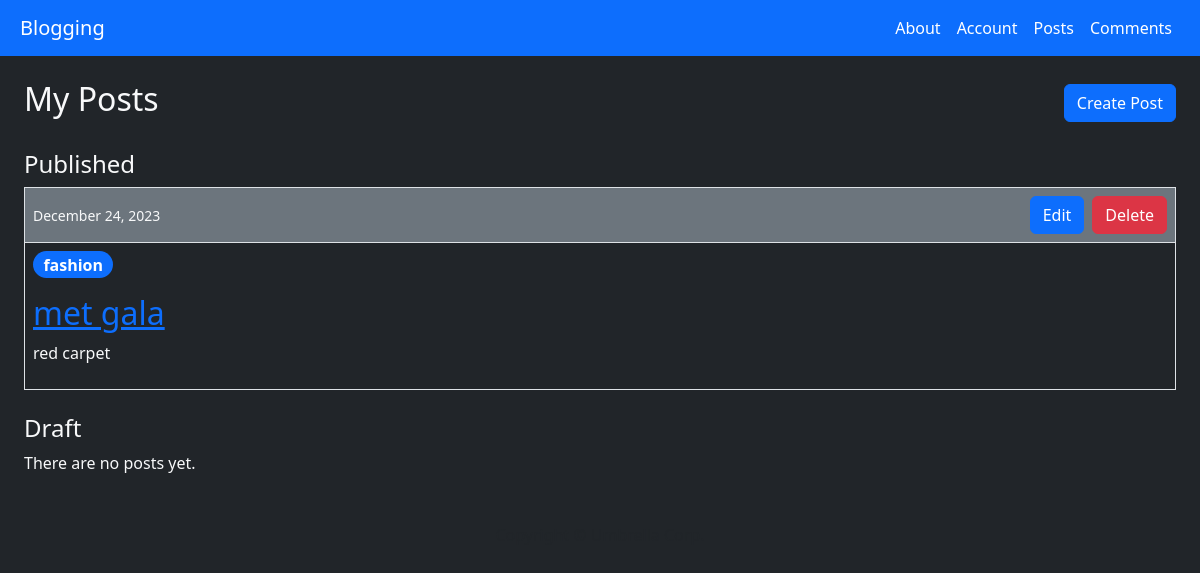
The app's page /posts (signed in), older data.
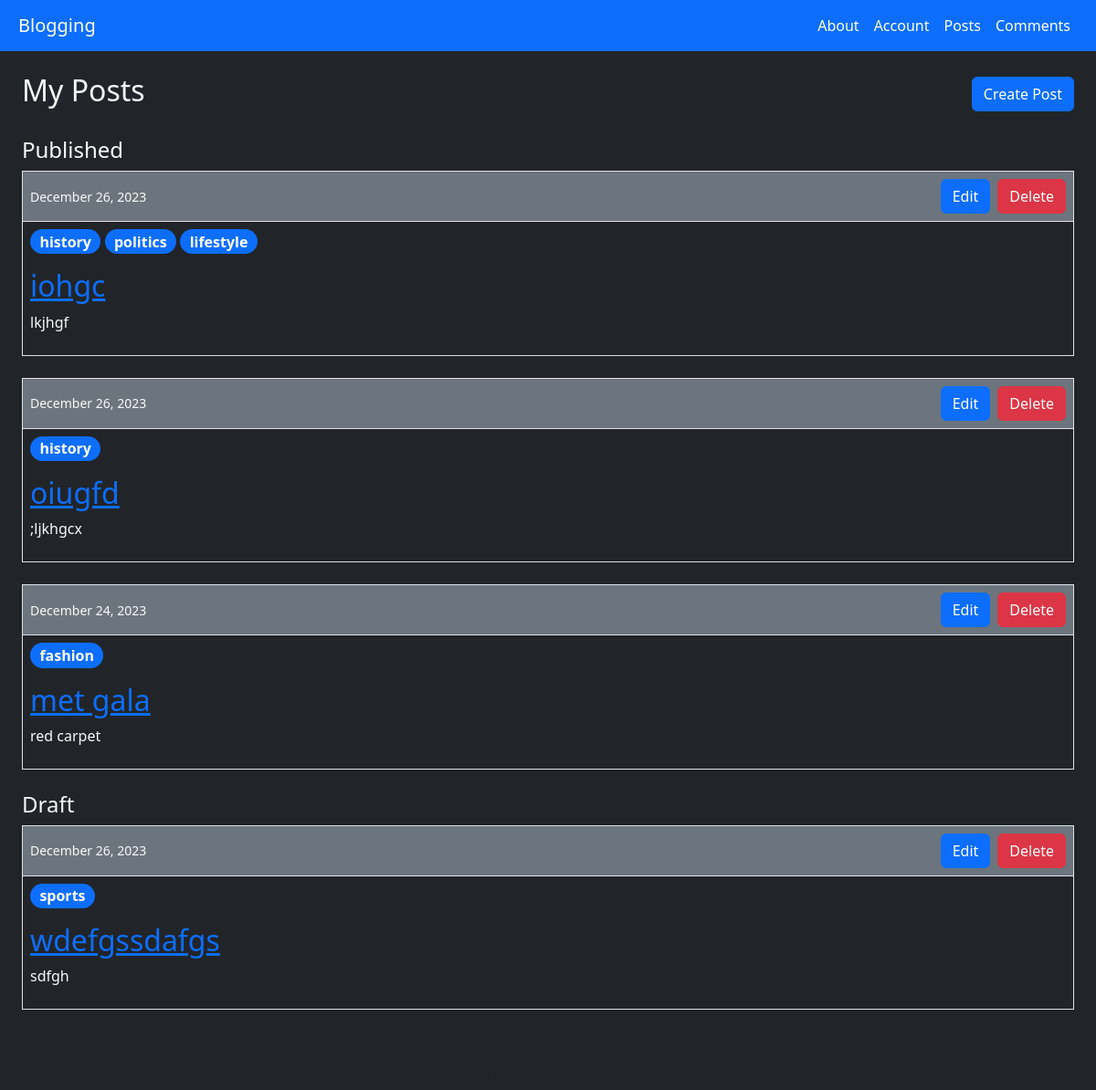
The same page, newer data.
### blog/models.py (models this page shows, shortened)
class Post(models.Model):
  author = models.ForeignKey(User, on_delete=models.CASCADE, related_name='posts',default=1)
  categories = models.ManyToManyField(Category, related_name="posts")
  title = models.CharField(max_length=200, unique=True)
  content = models.TextField(max_length=2000)
  created_on = models.DateTimeField(auto_now_add=True)
  updated_on = models.DateTimeField(auto_now=True)
  published_on = models.DateTimeField(default=timezone.now)
  status = models.IntegerField(choices=STATUS, default=0)
  class Meta:
    ordering = ['-created_on']

class Category(models.Model):
  name = models.CharField(max_length=50)

### blog/views.py (the view)
# urls.py: path('posts', views.display_posts, name='display_posts'),
@login_required
def display_posts(request):
  if request.method == 'GET':
    context = {
      "posts": {
        "published": Post.objects.filter(author=request.user, status=1),
        "draft": Post.objects.filter(author=request.user, status=0),
      }
    }
    return render(request, 'posts/posts.html', context)

### blog/templates/posts/posts.html
{% extends "base.html" %}
{% block content %}
  <div class="d-flex align-items-center mb-4">
    <h2 class="">My Posts</h2>
    <a class="ms-auto btn btn-primary" href="{% url 'create_post' %}">Create Post</a>
  </div>
  <h4 class="">Published</h4>
  {% include "posts/view_list.html" with posts=posts.published display_author=False %}
  <h4 class="">Draft</h4>
  {% include "posts/view_list.html" with posts=posts.draft display_author=False %}
{% endblock content %}

### blog/templates/posts/view_detail.html (shortened to what this page needs)
{% block content %}
  <article class="media content-section d-block mb-4 border">
    <div class="article-metadata p-2 border-bottom bg-secondary d-flex align-items-center gap-2">
      <small class="fw-light">{{ post.created_on | date:"F d, Y" }}</small>
      {% if user.is_authenticated and user == post.author %}
        <span class="article-actions ms-auto d-flex gap-2">
          <a class="btn btn-primary" href="{% url 'edit_post' pk=post.id %}">Edit</a>
          <form method="POST" action="{% url 'delete_post' pk=post.id %}">
            <button class="btn btn-danger" type="submit">Delete</button>
          </form>
        </span>
      {% endif %}
    </div>
    <div class="p-2">
      {% for category in post.categories.all %}
        <a class="badge rounded-pill bg-primary fs-6 text-decoration-none" href="{% url 'display_category_posts' category.name %}">{{ category.name }}</a>
      {% endfor %}
    </div>
    <div class="media-body p-2">
      <h2><a class="article-title" href="{% url 'display_post' post.id %}">{{ post.title }}</a></h2>
      <p class="article-content">{{ post.content }}</p>
    </div>
  </article>
{% endblock content %}

Row changes from the older to the newer data that the page shows:
added Post: created_on "December 26, 2023", title "iohgc", content "lkjhgf"
now on this page (row unchanged): Category: name "history"
now on this page (row unchanged): Category: name "politics", shown under "December 26, 2023"
now on this page (row unchanged): Category: name "lifestyle", shown under "December 26, 2023"
added Post: created_on "December 26, 2023", title "oiugfd", content ";ljkhgcx"
added Post: created_on "December 26, 2023", title "wdefgssdafgs", content "sdfgh"
now on this page (row unchanged): Category: name "sports", shown under "December 26, 2023"
Text that changed along with them:
text no longer shown: "There are no posts yet."
